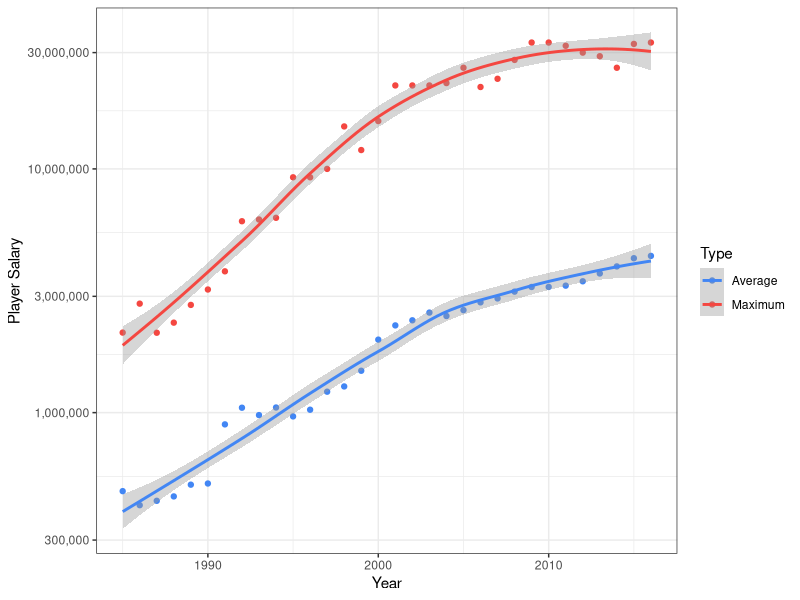
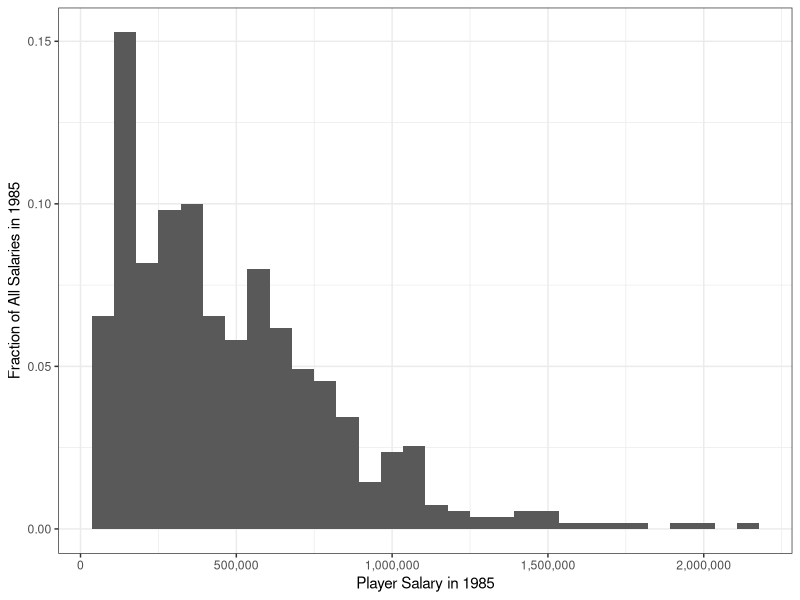
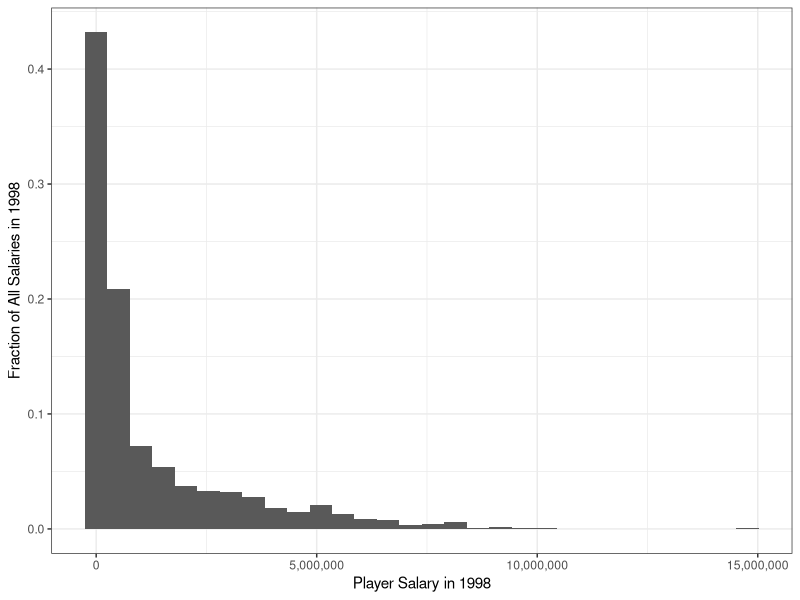
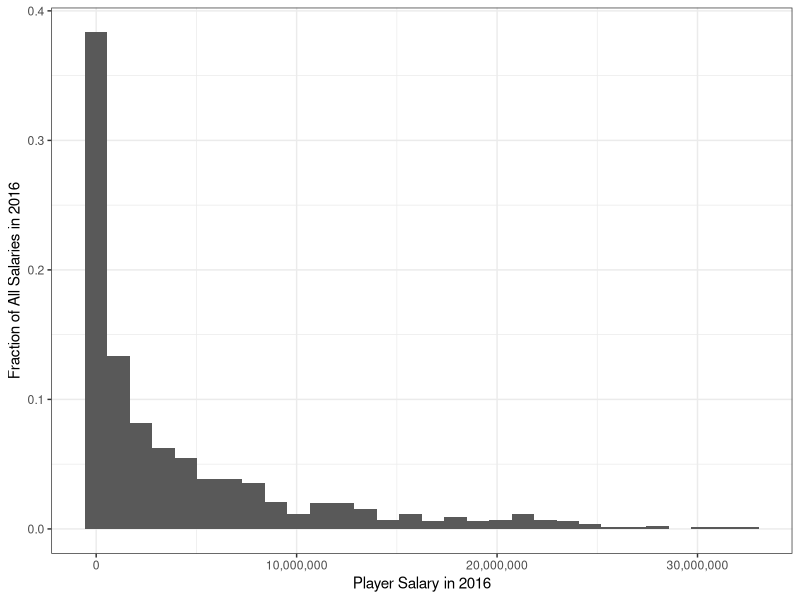
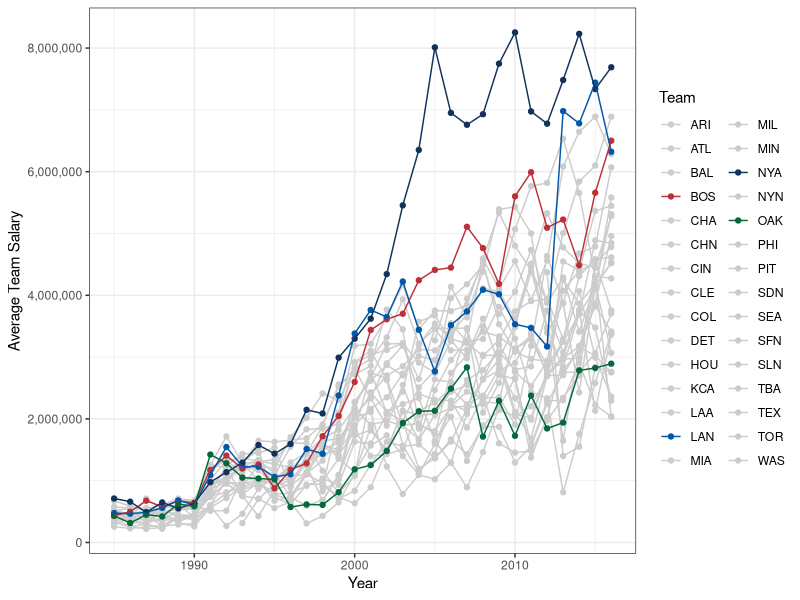
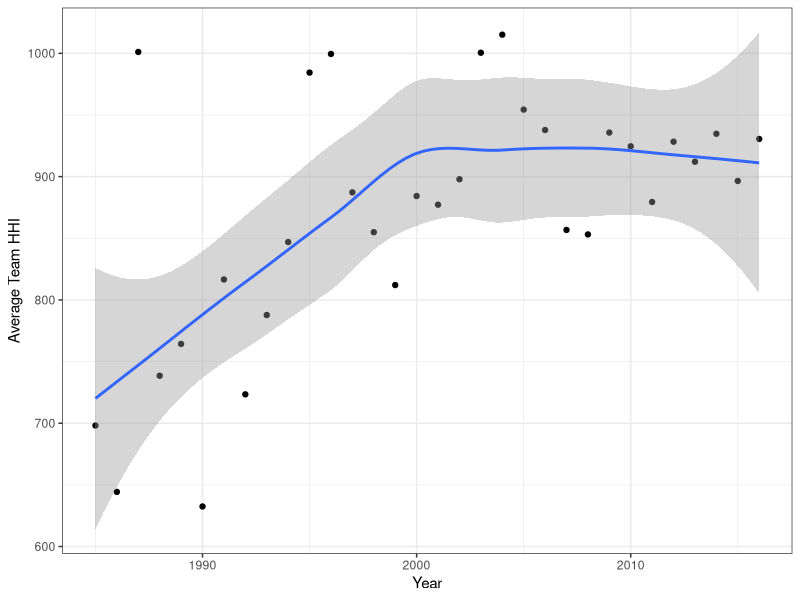
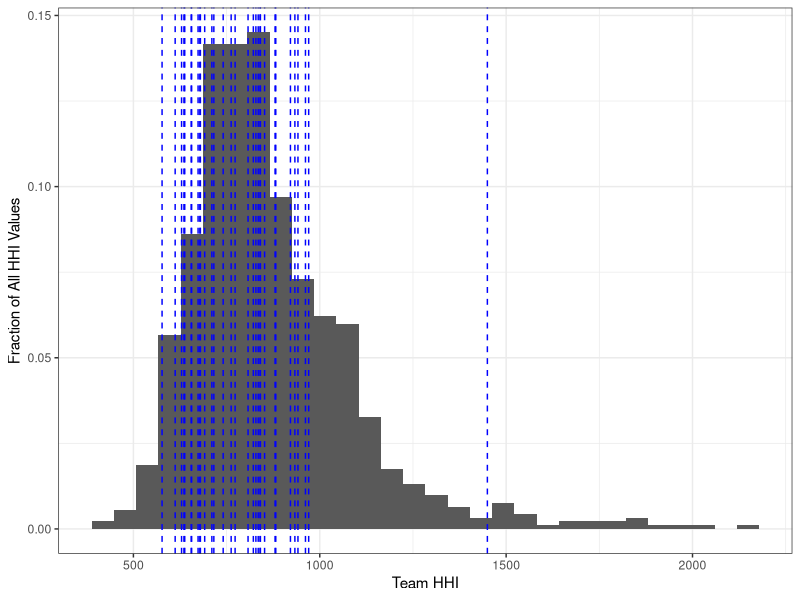
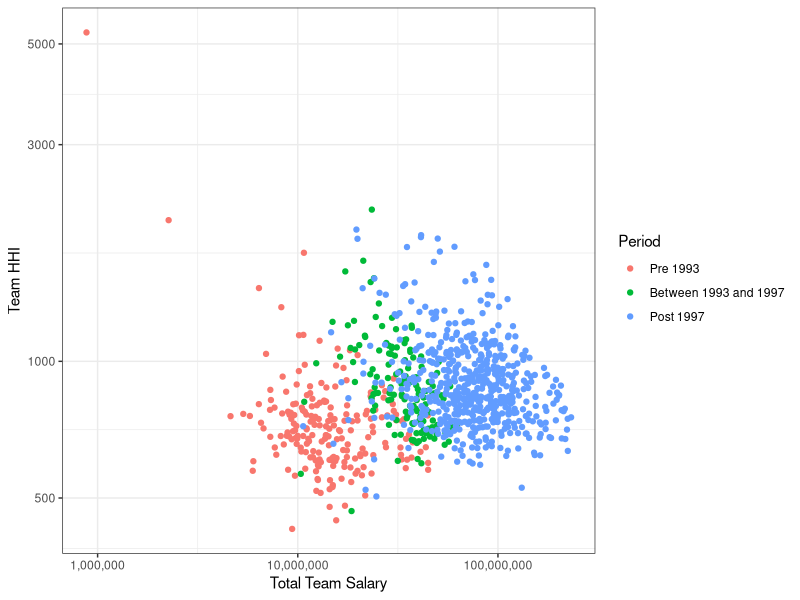

Recreate these plots in R, in order.
## ---- chunk 1
library(here)
library(scales)
library(tidyverse)

theme_set(theme_bw())

knitr::opts_chunk$set(echo = TRUE)
## ---- chunk 2
teams <- read_csv(here('data/teams.csv'))
salaries <- read_csv(here('data/salaries.csv'))
## ---- chunk 3
teams$WSWin <- as.logical(teams$WSWin == 'Y')
teams <- teams %>%
  filter(1985 <= yearID & yearID <= 2016) %>%
  mutate(winPercentage = W / (W + L) * 1000)

salaries <- salaries %>%
  filter(1985 <= yearID & yearID <= 2016) %>%
  mutate(salaryMil = salary / 1000000)
## ---- chunk 4
teams <- teams %>%
  inner_join(salaries) %>%
  group_by(yearID, teamID, G, W, L, WSWin, winPercentage) %>%
  summarize(totalSalaryMil = sum(salaryMil))
## ---- chunk 5
salaries <- salaries %>% 
  inner_join(teams) %>%
  mutate(salaryShare = salaryMil / totalSalaryMil * 100) %>%
  mutate(salaryShareSquared = salaryShare ^ 2) %>%
  select(yearID, teamID, playerID, salary, salaryShare, salaryShareSquared)
## ---- chunk 6
teams <- teams %>%
  inner_join(salaries) %>%
  group_by(yearID, teamID, G, W, L, winPercentage, WSWin, totalSalaryMil) %>%
  summarize(HHI = sum(salaryShareSquared))
## ---- chunk 7
teams_old <- teams %>%
  filter(1985 <= yearID & yearID <= 1998) %>%
  mutate(normalizedYear = yearID - 1985)

salaries_old <- salaries %>%
  filter(1985 <= yearID & yearID <= 1998)
## ---- chunk 8
summary(teams_old$winPercentage)
sd(teams_old$winPercentage)
summary(teams_old$totalSalaryMil)
sd(teams_old$totalSalaryMil)
summary(teams_old$HHI)
sd(teams_old$HHI)
## ---- chunk 9
linear_fixed_old <- lm(formula = winPercentage ~ totalSalaryMil + HHI +
                                                 normalizedYear + teamID + 0,
                       data = teams_old)
summary(linear_fixed_old)$coefficients[1:3,]
## ---- chunk 10
linear_random_old <- lm(formula = winPercentage ~ totalSalaryMil + HHI + normalizedYear,
                        data = teams_old)
summary(linear_random_old)$coefficients[1:4,]
## ---- chunk 11
log_log_fixed_old <- lm(formula = log(winPercentage) ~ log(totalSalaryMil) + log(HHI) +
                                                       normalizedYear + teamID + 0,
                        data = teams_old)
summary(log_log_fixed_old)$coefficients[1:3,]
## ---- chunk 12
log_log_random_old <- lm(formula = log(winPercentage) ~ log(totalSalaryMil) + log(HHI) +
                                                        normalizedYear,
                         data = teams_old)
summary(log_log_random_old)$coefficients[1:4,]
## ---- chunk 13
salary_vs_time <- salaries %>%
  group_by(yearID) %>%
  summarize(avg = mean(salary), max = max(salary))

ggplot(data = salary_vs_time) +
  geom_point(aes(x = yearID, y = avg, color = 'Average')) +
  geom_smooth(aes(x = yearID, y = avg, color = 'Average')) + 
  geom_point(aes(x = yearID, y = max, color = 'Maximum')) + 
  geom_smooth(aes(x = yearID, y = max, color = 'Maximum')) +
  scale_color_manual(values = c('#4286f4', '#f44741')) +
  scale_y_log10(labels = comma) + 
  labs(color = 'Type') +
  xlab('Year') +
  ylab('Player Salary')
## ---- chunk 14
salaries_1985 <- filter(salaries, yearID == 1985)
salaries_1998 <- filter(salaries, yearID == 1998)
salaries_2016 <- filter(salaries, yearID == 2016)

ggplot(data = salaries_1985) +
  geom_histogram(aes(x = salary, y = (..count..) / sum(..count..))) +
  scale_x_continuous(labels = comma) + 
  xlab('Player Salary in 1985') +
  ylab('Fraction of All Salaries in 1985')

ggplot(data = salaries_1998) +
  geom_histogram(aes(x = salary, y = (..count..) / sum(..count..))) +
  scale_x_continuous(labels = comma) + 
  xlab('Player Salary in 1998') +
  ylab('Fraction of All Salaries in 1998')

ggplot(data = salaries_2016) +
  geom_histogram(aes(x = salary, y = (..count..) / sum(..count..))) +
  scale_x_continuous(labels = comma) + 
  xlab('Player Salary in 2016') +
  ylab('Fraction of All Salaries in 2016')
## ---- chunk 15
current_teamIDs <- c('ARI', 'ATL', 'BAL', 'BOS', 'CHA', 'CHN', 'CIN', 'CLE', 'COL', 'DET',
                     'HOU', 'KCA', 'LAA', 'LAN', 'MIA', 'MIL', 'MIN', 'NYA', 'NYN', 'OAK',
                     'PHI', 'PIT', 'SDN', 'SEA', 'SFN', 'SLN', 'TBA', 'TEX', 'TOR', 'WAS')
team_colors <- c('#cccccc', '#cccccc', '#cccccc', '#BD3039', '#cccccc',
                 '#cccccc', '#cccccc', '#cccccc', '#cccccc', '#cccccc',
                 '#cccccc', '#cccccc', '#cccccc', '#0157a8', '#cccccc',
                 '#cccccc', '#cccccc', '#11325b', '#cccccc', '#04683b',
                 '#cccccc', '#cccccc', '#cccccc', '#cccccc', '#cccccc',
                 '#cccccc', '#cccccc', '#cccccc', '#cccccc', '#cccccc')
colored_teamIDs <- c('BOS', 'LAN', 'NYA', 'OAK')

team_salary_vs_time <- salaries %>%
  filter(teamID %in% current_teamIDs) %>%
  group_by(yearID, teamID) %>%
  summarize(avg = mean(salary)) %>%
  mutate(flag = teamID %in% colored_teamIDs)

underlay_data <- filter(team_salary_vs_time, !flag)
overlay_data <- filter(team_salary_vs_time, flag)

ggplot() +
  geom_point(data = underlay_data, aes(x = yearID, y = avg, color = teamID)) +
  geom_line(data = underlay_data, aes(x = yearID, y = avg, color = teamID)) +
  geom_point(data = overlay_data, aes(x = yearID, y = avg, color = teamID)) +
  geom_line(data = overlay_data, aes(x = yearID, y = avg, color = teamID)) +
  scale_y_continuous(labels = comma) + 
  scale_color_manual(values = team_colors) +
  labs(color = 'Team') +
  xlab('Year') +
  ylab('Average Team Salary')
## ---- chunk 16
hhi_vs_time <- teams %>%
  group_by(yearID) %>%
  summarize(avg = mean(HHI))

ggplot(data = hhi_vs_time) +
  geom_point(aes(x = yearID, y = avg)) +
  geom_smooth(aes(x = yearID, y = avg)) + 
  xlab('Year') +
  ylab('Average Team HHI')
## ---- chunk 17
ggplot(data = filter(teams, mean(teams$HHI) - 5 * sd(teams$HHI) <= HHI & HHI <= mean(teams$HHI) + 5 * sd(teams$HHI))) +
  geom_histogram(aes(x = HHI, y = (..count..) / sum(..count..))) +
  geom_vline(data = filter(teams, WSWin), aes(xintercept = HHI), color = 'blue', linetype = 'dashed') +
  xlab('Team HHI') +
  ylab('Fraction of All HHI Values')
## ---- chunk 18
year_to_period <- function(year) {
  if (year <= 1992) {
    return('Pre 1993')
  }
  else if (1993 <= year & year <= 1997) {
    return('Between 1993 and 1997')
  }
  else {
    return('Post 1997')
  }
}

hhi_vs_total_salary <- teams %>%
  mutate(period = year_to_period(yearID))
hhi_vs_total_salary$period <- factor(hhi_vs_total_salary$period, levels = c('Pre 1993', 'Between 1993 and 1997', 'Post 1997'))

ggplot(data = hhi_vs_total_salary) +
  geom_point(aes(x = totalSalaryMil * 1000000, y = HHI, color = period)) +
  scale_x_log10(labels = comma) +
  scale_y_log10() +
  labs(color = 'Period') +
  xlab('Total Team Salary') +
  ylab('Team HHI')
## ---- chunk 19
teams_new <- teams %>%
  filter(1999 <= yearID & yearID <= 2016) %>%
  mutate(normalizedYear = yearID - 1999)

salaries_new <- salaries %>%
  filter(1999 <= yearID & yearID <= 2016)
## ---- chunk 20
linear_fixed_new <- lm(formula = winPercentage ~ totalSalaryMil + HHI +
                                                 normalizedYear + teamID + 0,
                       data = teams_new)
summary(linear_fixed_new)$coefficients[1:3,]
## ---- chunk 21
linear_random_new <- lm(formula = winPercentage ~ totalSalaryMil + HHI + normalizedYear,
                        data = teams_new)
summary(linear_random_new)$coefficients[1:4,]
## ---- chunk 22
log_log_fixed_new <- lm(formula = log(winPercentage) ~ log(totalSalaryMil) + log(HHI) +
                                                       normalizedYear + teamID + 0,
                        data = teams_new)
summary(log_log_fixed_new)$coefficients[1:3,]
## ---- chunk 23
log_log_random_new <- lm(formula = log(winPercentage) ~ log(totalSalaryMil) + log(HHI) +
                                                        normalizedYear,
                         data = teams_new)
summary(log_log_random_new)$coefficients[1:4,]
## ---- chunk 24
sessionInfo()
